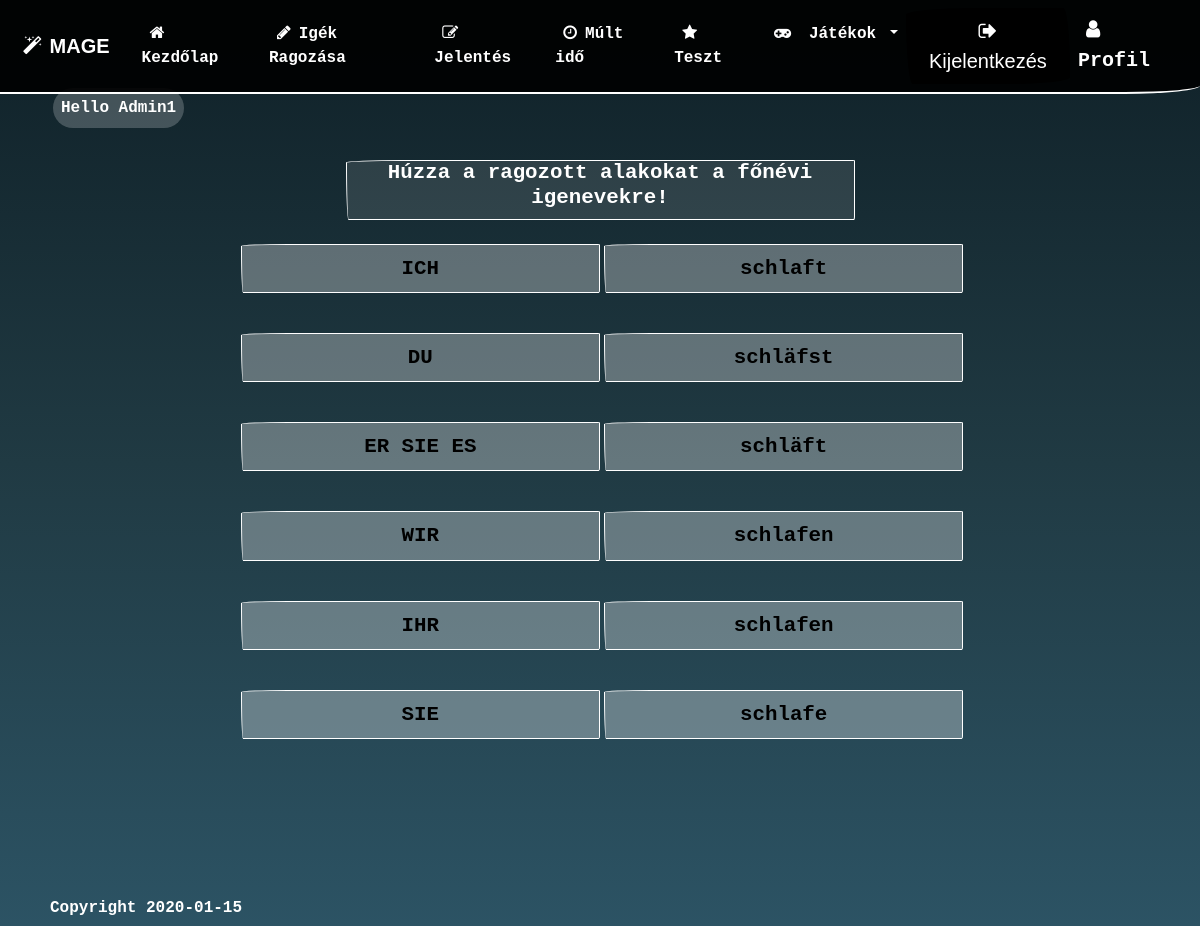
/pages/gameConjug.php (signed in), run on the app's committed database.
### tables this page shows
CREATE TABLE `allverbs` (
  `verb_id` int(11) NOT NULL,
  `infinitive` varchar(256) NOT NULL,
  `ich` varchar(256) NOT NULL,
  `du` varchar(256) NOT NULL,
  `ese` varchar(256) NOT NULL,
  `wir` varchar(256) NOT NULL,
  `ihr` varchar(256) NOT NULL,
  `sie` varchar(256) NOT NULL,
  `prateritum` varchar(256) NOT NULL,
  `auxiliary` varchar(256) NOT NULL,
  `perfekt` varchar(256) NOT NULL,
  `hun` varchar(256) NOT NULL,
  `modalverb` tinyint(1) DEFAULT NULL,
  `reflexive` tinyint(1) DEFAULT NULL,
  `simple` tinyint(1) DEFAULT NULL
);

### classes/Database.class.php (called while the page is built, shortened)
<?php
class Database extends Tools{
    protected $conn;
    private function OpenConnection(){
        $this->serverName = "localhost";
        $this->userName = "root";
        $this->password = "";
        $this->dbName = "mydatabase";
        $this->charset = "utf8";
        $this->conn = new mysqli($this->serverName, $this->userName, $this->password, $this->dbName);
        $this->conn->set_charset($this->charset);
    }
public function DbLength(){
    $sql = "SELECT COUNT(`verb_id`) FROM `allverbs`;";
    if ($result = $this->conn->query($sql)) {
        if ($result->num_rows) {
            $lenght = $result->fetch_all(MYSQLI_NUM);
                return $lenght[0][0];
        }else{
            echo 'A lekérdezés nem hozott eredményt!';
        }
    }else{
        echo 'Probléma a lekérdezéssel!';
    }
}
public function Query($sql){
            if ($result = $this->conn->query($sql)) {
                if ($result->num_rows) {
                while ($row = $result->fetch_all(MYSQLI_NUM)) {
                    return $row;
                 }
                }else{
                    return 0;
                }
            }else{
                return 0;
            }
    }
}
?>

### includes/games.inc.php (called while the page is built, shortened)
<?php
$verb = new Verb();
    function Conjug(){
        global $verb;
        $verb->Game1();
    }

### classes/Tools.class.php (called while the page is built)
<?php
class Tools{
    public static function RandomNumbers($inputLength, $returnLength){
       $myarray = array();
       $max = $inputLength;
       $szam = rand(1,$max);
       array_push($myarray, $szam);
       $megy = true;
       while ($megy) {
           $szam1 = rand(1, $max);
           $szamol = 0;
          for($j = 0; $j<count($myarray); $j++){
              if ($szam1 == $myarray[$j]) {
                  $szamol++;
              }
          }
          if ($szamol == 0) {
              array_push($myarray, $szam1);
          }else{
              $megy = true;
          }
          if (count($myarray) == $returnLength) {
              $megy = false;
              break;
          }
       }
       return $myarray;
  }
public static  function RandomNumber($input){
       $max = $input;
       $szam = rand(1, $max);
       return $szam;
   }
}

### classes/Verb.class.php (the view, shortened to what this page needs)
<?php
class Verb extends Database{
      public function Game1(){
        $dbLength = $this->DbLength();
        $randomNumber = Tools::RandomNumber($dbLength);
          $sql = "SELECT `ich`, `du`, `ese`, `wir`, `ihr`, `sie` FROM `allverbs` WHERE `verb_id` ='".$randomNumber."';";
          $table = $this->Query($sql)[0];
           $pron = array("ICH", "DU", "ER SIE ES", "WIR", "IHR", "SIE");
                $ranNum = Tools::RandomNumbers(count($table),6);
             for ($index = 0; $index < count($ranNum); $index++) {
                  echo '<div class="row m-2">
                          <div class="col-md"></div>
                          <div class="pron col col-md-4 d-inline-block d-md-block mx-1" data-value="'.$table[$index].'" >'.$pron[$index].'</div>
                          <div class="verb col col-md-4 d-inline-block d-md-block">'.$table[$ranNum[$index]-1].'</div>
                          <div class="col-md"></div>
                        </div>';
             }
    }
}
?>

### css/style.css (style rules this page uses)
html { height: 100%; }
body { height: 100%; margin: 0; background-size: cover; background-position: center; background-repeat: no-repeat; background-attachment: fixed; background: #0F2027; background: -webkit-linear-gradient(to top, #2C5364, #203A43, #0F2027); background: linear-gradient(to top, #2C5364, #203A43, #0F2027) fixed; color: white; font-weight: bold; }
* { font-family: "Lucida Console", Monaco, monospace }
@media all and (max-width: 1200px) { h2,h3, h4, .verb, .pron { font-size: 1.3em; } }

### css/gameConjug.css (style rules this page uses)
.pron { text-align: center; display: block; margin-bottom: 2rem; padding: 0.5rem; color:black; vertical-align: middle; border: 1px solid white; border-radius: 555px 25px 15px 25px/25px 5px 35px 555px; background-color: rgba(255,255,255,0.31); }
.verb { text-align: center; display: block; margin-bottom: 2rem; padding: 0.5rem; font-weight: bold; color:black; border: 1px solid white; border-radius: 555px 25px 15px 25px/25px 5px 35px 555px; background-color: rgba(255,255,255,0.31); }

### data on the page
allverbs: ihr "schlaft", du "schläfst", ese "schläft", wir "schlafen", sie "schlafen", ich "schlafe"

### other printed values
$_SESSION['u_firstname'] "Admin1"
$pron[$index] "ICH"
$pron[$index] "DU"
$pron[$index] "ER SIE ES"
$pron[$index] "WIR"
$pron[$index] "IHR"
$pron[$index] "SIE"
